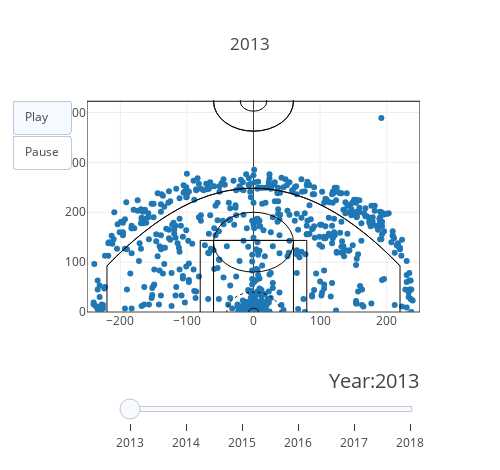

The code cell stored with this chart in its notebook:
### Markdown cell above
Trying this in plotly

### Code cell
dfs = detail.get_data_frames()
curry_df = dfs[0]
filter_2013 = [True if '2013' in val[:4] else False for val in curry_df['GAME_DATE']]
frames = []
sliders_dict = {
    'active': 0,
    'yanchor': 'top',
    'xanchor': 'left',
    'currentvalue': {
        'font': {'size': 20},
        'prefix': 'Year:',
        'visible': True,
        'xanchor': 'right'
    },
    'transition': {'duration': 3, 'easing': 'quad-in-out'},
    'pad': {'b': 10, 't': 50},
    'len': 0.9,
    'x': 0.1,
    'y': 0,
    'steps': []
}
years = ['2013', '2014', '2015', '2016', '2017', '2018']
for year in years:
    filter_year = [True if str(year) in val[:4] else False for val in curry_df['GAME_DATE']]
    frame={'name':str(year), 'data':[]}
    frame['data'].append({'x':curry_df[filter_year]['LOC_X'].values,
                        'y':curry_df[filter_year]['LOC_Y'].values,
                        'mode':'markers',
                         'name':str(year)})
    frame['layout'] = {'title':str(year)}
    frames.append(frame)
    
    slider_step = {'args': [
        [year],
        {'frame': {'duration': 3, 'redraw': True},
         'mode': 'immediate',
       'transition': {'duration': 3}}
     ],
     'label': year,
     'method': 'animate'}
    sliders_dict['steps'].append(slider_step)
    


shot_trace = go.Scatter(x=curry_df[filter_2013]['LOC_X'].values, 
                        y=curry_df[filter_2013]['LOC_Y'].values,
                        mode='markers')
data = [shot_trace]
court_shapes = overlay_court_ply()
layout = go.Layout(showlegend=False, height=470, width=500, shapes=court_shapes,
                    xaxis={'range':[-250, 250]},
                    yaxis={'range':[0, 425]},
                    title='2013',
                    hovermode='closest',
                    updatemenus= [{'type': 'buttons',
                               'buttons': [
                                   {'label': 'Play',
                                    'method': 'animate',
                                    'args': [None, {'fromcurrent':True, 'redraw':True}]},
                                {'args': [[None], {'frame': {'duration': 0, 'redraw': True}, 'mode': 'immediate',
                                    'transition': {'duration': 0}}],
                                    'label': 'Pause',
                                'method': 'animate'
                                    }]}],
                    sliders=[sliders_dict])
fig = go.Figure(data=data, layout=layout, frames=frames)

iplot(fig, filename='curry_shotchart_2k19')
#plotly.plotly.icreate_animations(fig, filename='curryanimatino')

### Figure 1 — Plotly figure (JSON) as saved in the notebook; plotly's stock layout.template omitted (floating-point values rounded to 4 significant figures; data arrays with more than 128 entries replaced by an {"elided": "..."} marker saying what was removed)
{"data": [{"mode": "markers", "type": "scatter", "uid": "91fd03a1-63f5-455b-8248-846f71cf9f8f", "x": {"elided": "650 int values"}, "y": {"elided": "650 int values"}}], "layout": {"height": 470, "hovermode": "closest", "shapes": [{"line": {"color": "rgba(10, 10, 10, 1)", "width": 1}, "type": "rect", "x0": "-250", "x1": "250", "xref": "x", "y0": "-47.5", "y1": "422.5", "yref": "y"}, {"line": {"color": "rgba(10, 10, 10, 1)", "width": 1}, "type": "circle", "x0": "7.5", "x1": "-7.5", "xref": "x", "y0": "7.5", "y1": "-7.5", "yref": "y"}, {"fillcolor": "rgba(10, 10, 10, 1)", "line": {"color": "rgba(10, 10, 10, 1)", "width": 1}, "type": "rect", "x0": "-30", "x1": "30", "xref": "x", "y0": "-7.5", "y1": "-6.5", "yref": "y"}, {"line": {"color": "rgba(10, 10, 10, 1)", "width": 1}, "type": "rect", "x0": "-80", "x1": "80", "xref": "x", "y0": "-47.5", "y1": "143.5", "yref": "y"}, {"line": {"color": "rgba(10, 10, 10, 1)", "width": 1}, "type": "rect", "x0": "-60", "x1": "60", "xref": "x", "y0": "-47.5", "y1": "143.5", "yref": "y"}, {"line": {"color": "rgba(10, 10, 10, 1)", "width": 1}, "type": "line", "x0": "-220", "x1": "-220", "xref": "x", "y0": "-47.5", "y1": "92.5", "yref": "y"}, {"line": {"color": "rgba(10, 10, 10, 1)", "width": 1}, "type": "line", "x0": "220", "x1": "220", "xref": "x", "y0": "-47.5", "y1": "92.5", "yref": "y"}, {"line": {"color": "rgba(10, 10, 10, 1)", "width": 1}, "path": "M -220 92.5 C -70 300, 70 300, 220 92.5", "type": "path", "xref": "x", "yref": "y"}, {"line": {"color": "rgba(10, 10, 10, 1)", "width": 1}, "path": "M -220 92.5 C -70 300, 70 300, 220 92.5", "type": "path", "xref": "x", "yref": "y"}, {"line": {"color": "rgba(10, 10, 10, 1)", "width": 1}, "type": "circle", "x0": "60", "x1": "-60", "xref": "x", "y0": "482.5", "y1": "362.5", "yref": "y"}, {"line": {"color": "rgba(10, 10, 10, 1)", "width": 1}, "type": "circle", "x0": "60", "x1": "-60", "xref": "x", "y0": "482.5", "y1": "362.5", "yref": "y"}, {"line": {"color": "rgba(10, 10, 10, 1)", "width": 1}, "type": "circle", "x0": "20", "x1": "-20", "xref": "x", "y0": "442.5", "y1": "402.5", "yref": "y"}, {"line": {"color": "rgba(10, 10, 10, 1)", "width": 1}, "type": "circle", "x0": "60", "x1": "-60", "xref": "x", "y0": "200", "y1": "80", "yref": "y"}, {"line": {"color": "rgba(10, 10, 10, 1)", "dash": "dot", "width": 1}, "type": "circle", "x0": "40", "x1": "-40", "xref": "x", "y0": "40", "y1": "-40", "yref": "y"}], "showlegend": false, "sliders": [{"active": 0, "currentvalue": {"font": {"size": 20}, "prefix": "Year:", "visible": true, "xanchor": "right"}, "len": 0.9, "pad": {"b": 10, "t": 50}, "steps": [{"args": [["2013"], {"frame": {"duration": 3, "redraw": true}, "mode": "immediate", "transition": {"duration": 3}}], "label": "2013", "method": "animate"}, {"args": [["2014"], {"frame": {"duration": 3, "redraw": true}, "mode": "immediate", "transition": {"duration": 3}}], "label": "2014", "method": "animate"}, {"args": [["2015"], {"frame": {"duration": 3, "redraw": true}, "mode": "immediate", "transition": {"duration": 3}}], "label": "2015", "method": "animate"}, {"args": [["2016"], {"frame": {"duration": 3, "redraw": true}, "mode": "immediate", "transition": {"duration": 3}}], "label": "2016", "method": "animate"}, {"args": [["2017"], {"frame": {"duration": 3, "redraw": true}, "mode": "immediate", "transition": {"duration": 3}}], "label": "2017", "method": "animate"}, {"args": [["2018"], {"frame": {"duration": 3, "redraw": true}, "mode": "immediate", "transition": {"duration": 3}}], "label": "2018", "method": "animate"}], "transition": {"duration": 3, "easing": "quad-in-out"}, "x": 0.1, "xanchor": "left", "y": 0, "yanchor": "top"}], "title": {"text": "2013"}, "updatemenus": [{"buttons": [{"args": [null, {"fromcurrent": true, "redraw": true}], "label": "Play", "method": "animate"}, {"args": [[null], {"frame": {"duration": 0, "redraw": true}, "mode": "immediate", "transition": {"duration": 0}}], "label": "Pause", "method": "animate"}], "type": "buttons"}], "width": 500, "xaxis": {"range": [-250, 250]}, "yaxis": {"range": [0, 425]}}}
